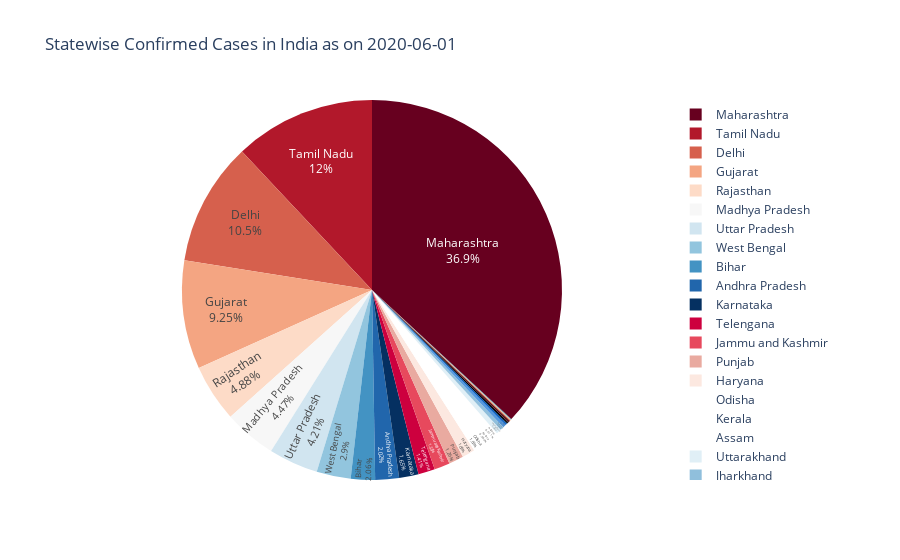

Write notebook code for a chart like this one.
### Code cell
#https://plotly.com/python/pie-charts/
import plotly.express as px
fig = px.pie(state_data1, values='Confirmed', names=state_data.index, title=f'Statewise Confirmed Cases in India as on {datetime.date.today()}',
             color_discrete_sequence=px.colors.sequential.RdBu,
            hover_data=['Recovered'], labels={'Recovered':'Recovered'})
fig.update_traces(textposition='inside', textinfo='percent+label')
s=str(datetime.datetime.now())+' Plotly_India_Confirmed_pie.html'
fig.write_html(s)
fig.show()

### Figure 1 — Plotly figure (JSON) as saved in the notebook; plotly's stock layout.template omitted (floating-point values rounded to 4 significant figures)
{"data": [{"customdata": [[33], [2289], [1], [163], [1618], [189], [102], [0], [8075], [41], [9230], [971], [111], [908], [256], [997], [575], [43], [4444], [28081], [8], [12], [1], [0], [1050], [14], [1967], [5739], [0], [12000], [1412], [172], [102], [4410], [1970]], "domain": {"x": [0, 1], "y": [0, 1]}, "hovertemplate": "Recovered=%{customdata[0]}<br>label=%{label}<br>Confirmed=%{value}<extra></extra>", "labels": ["Andaman and Nicobar Islands", "Andhra Pradesh", "Arunachal Pradesh", "Assam", "Bihar", "Chandigarh", "Chhattisgarh", "Dadar Nagar Haveli", "Delhi", "Goa", "Gujarat", "Haryana", "Himachal Pradesh", "Jammu and Kashmir", "Jharkhand", "Karnataka", "Kerala", "Ladakh", "Madhya Pradesh", "Maharashtra", "Manipur", "Meghalaya", "Mizoram", "Nagaland", "Odisha", "Puducherry", "Punjab", "Rajasthan", "Sikkim", "Tamil Nadu", "Telengana", "Tripura", "Uttarakhand", "Uttar Pradesh", "West Bengal"], "legendgroup": "", "name": "", "showlegend": true, "textinfo": "percent+label", "textposition": "inside", "type": "pie", "values": [33, 3569, 4, 1185, 3636, 289, 447, 2, 18549, 70, 16343, 1923, 313, 2341, 563, 2922, 1208, 74, 7891, 65168, 62, 27, 1, 36, 1819, 51, 2233, 8617, 1, 21184, 2499, 268, 749, 7445, 5130]}], "layout": {"legend": {"tracegroupgap": 0}, "piecolorway": ["rgb(103,0,31)", "rgb(178,24,43)", "rgb(214,96,77)", "rgb(244,165,130)", "rgb(253,219,199)", "rgb(247,247,247)", "rgb(209,229,240)", "rgb(146,197,222)", "rgb(67,147,195)", "rgb(33,102,172)", "rgb(5,48,97)"], "title": {"text": "Statewise Confirmed Cases in India as on 2020-06-01"}}}
